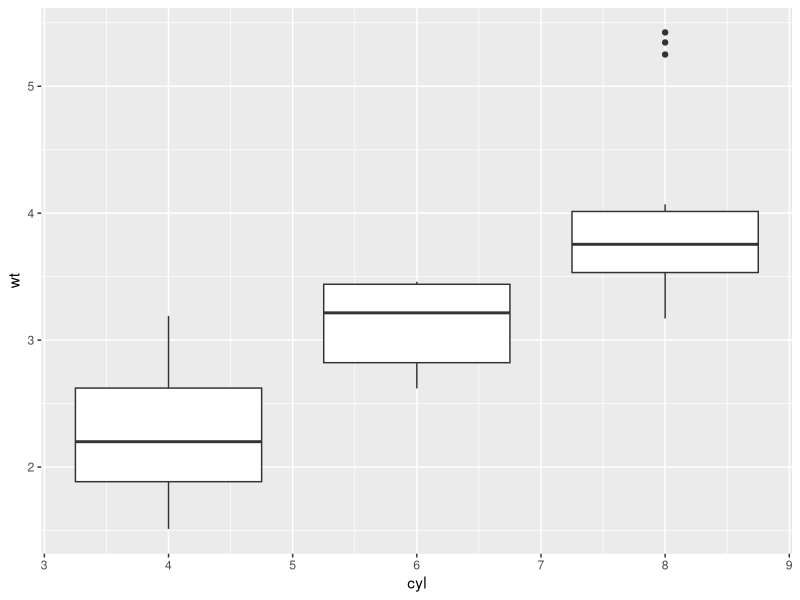

Recreate this plot in R.
## ---- chunk 1
knitr::opts_chunk$set(echo = TRUE)

library(ggplot2)
## ---- chunk 2
6 + 3
## ---- chunk 3
# Addition
6 + 3

# Subtraction
100 * 5

# Some complicated math
(8651 - 734) / (4 * 9)
## ---- chunk 4
# Insert the value 13 into the object my_lucky_number
my_lucky_number <- 13

# Ask R what is stored in `my_lucky_number`
my_lucky_number
## ---- chunk 5

## ---- chunk 6
# Put some numbers in `x`
x <- c(1,2,3,4,5)

# Calculate the mean of what is stored in `x`
mean(x)
## ---- chunk 7
# Add a missing value (`NA`) in `x`
x <- c(1, 2, 3, 4, 5, NA, 7, 8, 9)

# Calculate the mean of what is stored in `x`
mean(x, na.rm = FALSE)
## ---- chunk 8
# Put some types of cats in `cats`
cats <- c("calico", "tabby", "black") # Character

class(cats)
## ---- chunk 9
# Put some water volumes in `water_ml`
water_ml <- c(200.34, 190.57, 195.83, 197.32) # Numeric - double

typeof(water_ml)
## ---- chunk 10
# Put house counts in `number_of_houses`
number_of_houses <- c(5L, 1L, 6L, 8L, 10L) # Numeric - integer

typeof(number_of_houses)
## ---- chunk 11
# Put walk tracker data in `went_for_a_walk`
went_for_a_walk <- c(TRUE, TRUE, TRUE, FALSE, TRUE, TRUE) # Logical

str(went_for_a_walk)
## ---- chunk 12
mtcars
## ---- chunk 13
cats <- c("calico", "tabby", "black")
went_for_a_walk <- c(TRUE, TRUE, TRUE, FALSE, TRUE, TRUE)

useful_info <- list(cat_types = cats, # first element
                    did_i_go_for_a_walk = went_for_a_walk) # second element

useful_info
## ---- chunk 14
install.packages("ggplot2") # Installation might take a few seconds

library(ggplot2)
## ---- chunk 15
library(ggplot2) # Load ggplot2 for use

ggplot(data = mtcars, aes(x = cyl, y = wt, group = cyl)) +  # Point to data and the x-variable and the y-variables
  geom_boxplot() # Create boxplot
## ---- chunk 16


